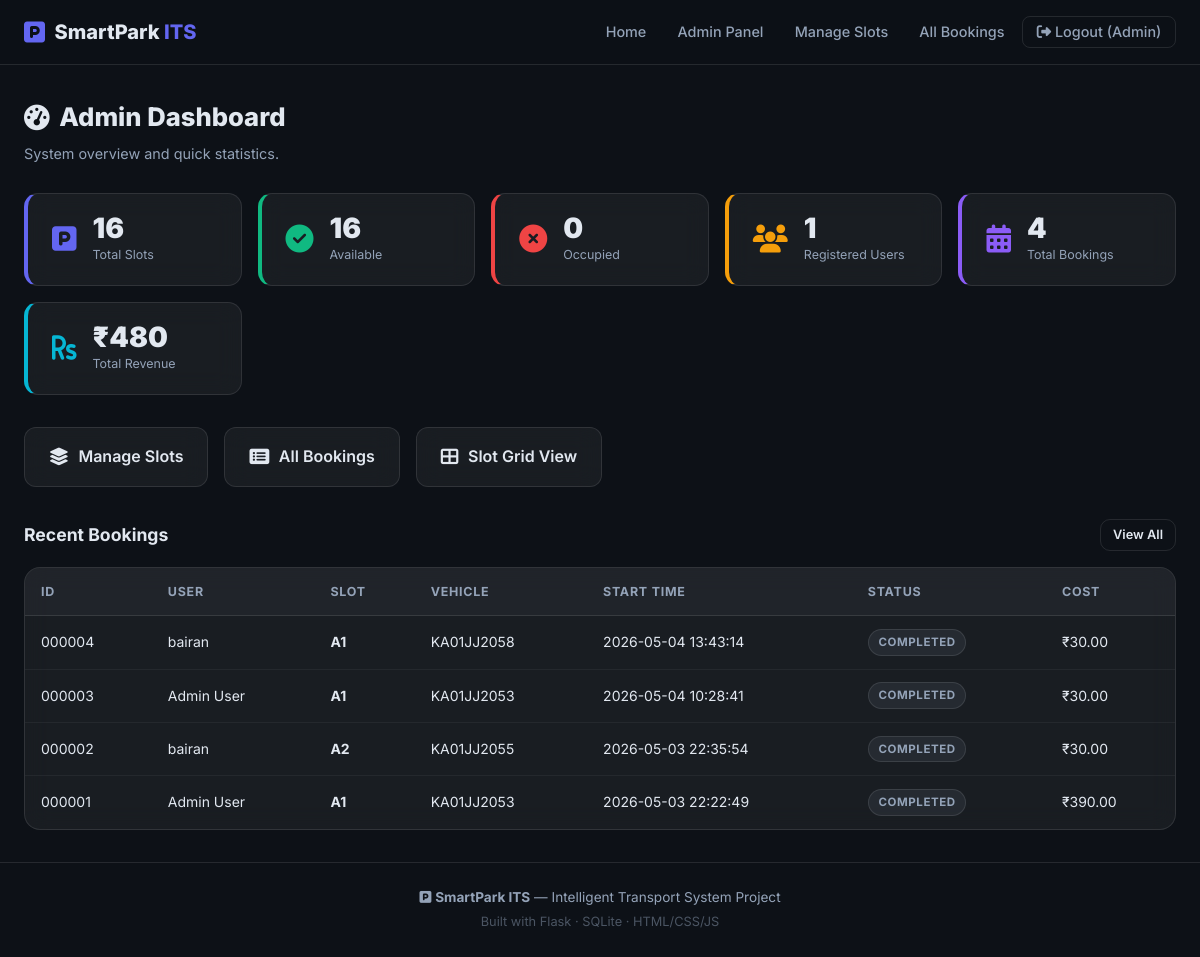
The page /admin (signed in) on the database its author committed.
### tables this page shows
CREATE TABLE users (
    id INTEGER PRIMARY KEY AUTOINCREMENT,
    name TEXT NOT NULL,
    email TEXT UNIQUE NOT NULL,
    password TEXT NOT NULL,          -- stored as hashed password
    role TEXT NOT NULL DEFAULT 'user', -- 'user' or 'admin'
    created_at DATETIME DEFAULT CURRENT_TIMESTAMP
);

CREATE TABLE bookings (
    id INTEGER PRIMARY KEY AUTOINCREMENT,
    user_id INTEGER NOT NULL,
    slot_id INTEGER NOT NULL,
    vehicle_number TEXT NOT NULL,       -- e.g. "KA01AB1234"
    start_time DATETIME NOT NULL,       -- when the booking started
    end_time DATETIME,                  -- filled when user exits (NULL if active)
    duration_minutes INTEGER,           -- calculated on exit
    total_cost REAL,                    -- calculated on exit
    status TEXT NOT NULL DEFAULT 'active', -- 'active' or 'completed'
    FOREIGN KEY (user_id) REFERENCES users(id),
    FOREIGN KEY (slot_id) REFERENCES parking_slots(id)
);

CREATE TABLE parking_slots (
    id INTEGER PRIMARY KEY AUTOINCREMENT,
    slot_number TEXT UNIQUE NOT NULL,  -- e.g. "A1", "B3"
    location TEXT NOT NULL,            -- e.g. "Block A - Ground Floor"
    status TEXT NOT NULL DEFAULT 'available',  -- 'available' or 'occupied'
    vehicle_type TEXT NOT NULL DEFAULT 'car',  -- 'car', 'bike', 'truck'
    rate_per_hour REAL NOT NULL DEFAULT 30.0   -- cost in â‚¹ per hour
);

### app.py (the view)
@app.route('/admin')
@login_required
@admin_required
def admin_dashboard():
    conn = get_db()
    total_slots  = conn.execute("SELECT COUNT(*) FROM parking_slots").fetchone()[0]
    avail_slots  = conn.execute("SELECT COUNT(*) FROM parking_slots WHERE status='available'").fetchone()[0]
    total_users  = conn.execute("SELECT COUNT(*) FROM users WHERE role='user'").fetchone()[0]
    total_books  = conn.execute("SELECT COUNT(*) FROM bookings").fetchone()[0]
    active_books = conn.execute("SELECT COUNT(*) FROM bookings WHERE status='active'").fetchone()[0]
    revenue      = conn.execute("SELECT SUM(total_cost) FROM bookings WHERE status='completed'").fetchone()[0] or 0.0
    recent_books = conn.execute(
        """SELECT b.*, s.slot_number, u.name as user_name
           FROM bookings b
           JOIN parking_slots s ON b.slot_id = s.id
           JOIN users u ON b.user_id = u.id
           ORDER BY b.start_time DESC LIMIT 5"""
    ).fetchall()
    conn.close()
    return render_template('admin/admin_dashboard.html',
        total_slots=total_slots, avail_slots=avail_slots,
        total_users=total_users, total_books=total_books,
        active_books=active_books, revenue=revenue,
        recent_books=recent_books
    )

### app.py (called while the page is built)
def get_db():
    conn = sqlite3.connect(DATABASE)
    conn.row_factory = sqlite3.Row   # lets us access columns by name
    return conn

def login_required(f):
    from functools import wraps
    @wraps(f)
    def decorated(*args, **kwargs):
        if 'user_id' not in session:
            flash('Please log in first.', 'warning')
            return redirect(url_for('login'))
        return f(*args, **kwargs)
    return decorated

def admin_required(f):
    from functools import wraps
    @wraps(f)
    def decorated(*args, **kwargs):
        if session.get('role') != 'admin':
            flash('Admin access required.', 'danger')
            return redirect(url_for('dashboard'))
        return f(*args, **kwargs)
    return decorated

### templates/admin/admin_dashboard.html (shortened to what this page needs)
{% extends 'base.html' %}
{% block content %}
<section class="dashboard-section">
    <div class="page-header">
        <div>
            <h1><i class="fas fa-tachometer-alt"></i> Admin Dashboard</h1>
            <p>System overview and quick statistics.</p>
        </div>
    </div>
    <div class="admin-stats-grid">
        <div class="astat-card glass" style="border-left: 4px solid #6366f1">
            <div class="astat-icon" style="color:#6366f1"><i class="fas fa-parking"></i></div>
            <div class="astat-info">
                <div class="astat-num">{{ total_slots }}</div>
                <div class="astat-label">Total Slots</div>
            </div>
        </div>
        <div class="astat-card glass" style="border-left: 4px solid #10b981">
            <div class="astat-icon" style="color:#10b981"><i class="fas fa-check-circle"></i></div>
            <div class="astat-info">
                <div class="astat-num">{{ avail_slots }}</div>
                <div class="astat-label">Available</div>
            </div>
        </div>
        <div class="astat-card glass" style="border-left: 4px solid #ef4444">
            <div class="astat-icon" style="color:#ef4444"><i class="fas fa-times-circle"></i></div>
            <div class="astat-info">
                <div class="astat-num">{{ total_slots - avail_slots }}</div>
                <div class="astat-label">Occupied</div>
            </div>
        </div>
        <div class="astat-card glass" style="border-left: 4px solid #f59e0b">
            <div class="astat-icon" style="color:#f59e0b"><i class="fas fa-users"></i></div>
            <div class="astat-info">
                <div class="astat-num">{{ total_users }}</div>
                <div class="astat-label">Registered Users</div>
            </div>
        </div>
        <div class="astat-card glass" style="border-left: 4px solid #8b5cf6">
            <div class="astat-icon" style="color:#8b5cf6"><i class="fas fa-calendar-alt"></i></div>
            <div class="astat-info">
                <div class="astat-num">{{ total_books }}</div>
                <div class="astat-label">Total Bookings</div>
            </div>
        </div>
        <div class="astat-card glass" style="border-left: 4px solid #06b6d4">
            <div class="astat-icon" style="color:#06b6d4"><i class="fas fa-rupee-sign"></i></div>
            <div class="astat-info">
                <div class="astat-num">₹{{ '%.0f'|format(revenue) }}</div>
                <div class="astat-label">Total Revenue</div>
            </div>
        </div>
    </div>
    <div class="admin-quick-links">
        <a href="{{ url_for('manage_slots') }}" class="qlink glass">
            <i class="fas fa-layer-group"></i>
            <span>Manage Slots</span>
        </a>
        <a href="{{ url_for('all_bookings') }}" class="qlink glass">
            <i class="fas fa-list-alt"></i>
            <span>All Bookings</span>
        </a>
        <a href="{{ url_for('dashboard') }}" class="qlink glass">
            <i class="fas fa-th-large"></i>
            <span>Slot Grid View</span>
        </a>
    </div>
    <div class="admin-section-header">
        <h2>Recent Bookings</h2>
        <a href="{{ url_for('all_bookings') }}" class="btn btn-outline btn-sm">View All</a>
    </div>
    {% if recent_books %}
    <div class="table-wrapper glass">
        <table class="data-table">
            <thead>
                <tr>
                    <th>ID</th>
                    <th>User</th>
                    <th>Slot</th>
                    <th>Vehicle</th>
                    <th>Start Time</th>
                    <th>Status</th>
                    <th>Cost</th>
                </tr>
            </thead>
            <tbody>
                {% for b in recent_books %}
                <tr>
                    <td>{{ '%06d'|format(b['id']) }}</td>
                    <td>{{ b['user_name'] }}</td>
                    <td><strong>{{ b['slot_number'] }}</strong></td>
                    <td>{{ b['vehicle_number'] }}</td>
                    <td>{{ b['start_time'] }}</td>
                    <td>
                        <span class="badge badge-{{ b['status'] }}">{{ b['status']|capitalize }}</span>
                    </td>
                    <td>
                        {% if b['total_cost'] %}₹{{ '%.2f'|format(b['total_cost']) }}{% else %}—{% endif %}
                    </td>
                </tr>
                {% endfor %}
            </tbody>
        </table>
    </div>
    {% else %}
    <div class="empty-state">
        <i class="fas fa-inbox empty-icon"></i>
        <h3>No Bookings Yet</h3>
        <p>Bookings will appear here once users start parking.</p>
    </div>
    {% endif %}
</section>
{% endblock %}

### templates/base.html (shortened to what this page needs)
<!DOCTYPE html>
<html lang="en">
<head>
    <link rel="stylesheet" href="https://cdnjs.cloudflare.com/ajax/libs/font-awesome/6.5.0/css/all.min.css">
    <link rel="stylesheet" href="{{ url_for('static', filename='css/style.css') }}">
</head>
<body>
<nav class="navbar">
    <div class="nav-container">
        <a href="{{ url_for('index') }}" class="nav-brand">
            <i class="fas fa-parking nav-logo-icon"></i>
            <span>SmartPark <span class="brand-accent">ITS</span></span>
        </a>
        <ul class="nav-links">
            <li><a href="{{ url_for('index') }}" class="nav-link">Home</a></li>
            {% if session.get('user_id') %}
                {% if session.get('role') == 'admin' %}
                    <li><a href="{{ url_for('admin_dashboard') }}" class="nav-link">Admin Panel</a></li>
                    <li><a href="{{ url_for('manage_slots') }}" class="nav-link">Manage Slots</a></li>
                    <li><a href="{{ url_for('all_bookings') }}" class="nav-link">All Bookings</a></li>
                {% else %}
                    <li><a href="{{ url_for('dashboard') }}" class="nav-link">Dashboard</a></li>
                    <li><a href="{{ url_for('my_bookings') }}" class="nav-link">My Bookings</a></li>
                {% endif %}
                <li>
                    <a href="{{ url_for('logout') }}" class="nav-link btn-nav-logout">
                        <i class="fas fa-sign-out-alt"></i> Logout ({{ session.get('name', '').split()[0] }})
                    </a>
                </li>
            {% else %}
                <li><a href="{{ url_for('login') }}" class="nav-link">Login</a></li>
                <li><a href="{{ url_for('register') }}" class="nav-link btn-nav-register">Sign Up</a></li>
            {% endif %}
        </ul>
    </div>
</nav>
<main class="main-content">
    {% block content %}{% endblock %}
</main>
<footer class="footer">
    <div class="footer-inner">
        <p>
            <i class="fas fa-parking"></i>
            <strong>SmartPark ITS</strong> — Intelligent Transport System Project
        </p>
        <p class="footer-sub">Built with Flask · SQLite · HTML/CSS/JS</p>
    </div>
</footer>
</body>
</html>

### static/css/style.css (style rules this page uses)
:root { --bg: #0d1117; --bg2: #161b22; --bg3: #1f2937; --card: rgba(255,255,255,0.05); --border: rgba(255,255,255,0.1); --text: #e2e8f0; --text-muted: #94a3b8; --primary: #6366f1; --primary-h: #4f46e5; --green: #10b981; --red: #ef4444; --yellow: #f59e0b; --cyan: #06b6d4; --radius: 12px; --shadow: 0 4px 24px rgba(0,0,0,0.4); --transition: 0.25s ease; }
*,*::before,*::after { box-sizing:border-box;margin:0;padding:0 }
html { scroll-behavior:smooth }
body { font-family:'Inter',sans-serif;background:var(--bg);color:var(--text);min-height:100vh;line-height:1.6 }
a { color:var(--primary);text-decoration:none }
ul { list-style:none }
.glass { background:var(--card); border:1px solid var(--border); backdrop-filter:blur(12px); -webkit-backdrop-filter:blur(12px); }
.navbar { position:sticky;top:0;z-index:100;background:rgba(13,17,23,0.85);border-bottom:1px solid var(--border);backdrop-filter:blur(16px) }
.nav-container { max-width:1200px;margin:0 auto;padding:0 1.5rem;display:flex;align-items:center;justify-content:space-between;height:64px }
.nav-brand { display:flex;align-items:center;gap:.6rem;font-size:1.25rem;font-weight:800;color:var(--text);text-decoration:none }
.nav-logo-icon { color:var(--primary);font-size:1.5rem }
.brand-accent { color:var(--primary) }
.nav-links { display:flex;align-items:center;gap:.25rem }
.nav-link { padding:.4rem .85rem;border-radius:8px;color:var(--text-muted);font-size:.9rem;font-weight:500;transition:var(--transition) }
.btn-nav-logout { border:1px solid var(--border);border-radius:8px }
.main-content { min-height:calc(100vh - 64px - 80px) }
.footer { text-align:center;padding:1.5rem;border-top:1px solid var(--border);color:var(--text-muted);font-size:.85rem }
.footer-sub { color:#4b5563;margin-top:.25rem;font-size:.8rem }
.btn { display:inline-flex;align-items:center;gap:.5rem;padding:.55rem 1.2rem;border-radius:10px;font-size:.9rem;font-weight:600;border:none;cursor:pointer;transition:var(--transition);text-decoration:none }
.btn-outline { background:transparent;color:var(--text);border:1px solid var(--border) }
.btn-sm { padding:.3rem .75rem;font-size:.8rem }
.dashboard-section { max-width:1200px;margin:0 auto;padding:2rem 1.5rem }
.page-header { display:flex;align-items:flex-start;justify-content:space-between;flex-wrap:wrap;gap:1rem;margin-bottom:1.75rem }
.page-header h1 { font-size:1.6rem;font-weight:800;display:flex;align-items:center;gap:.6rem }
.page-header p { color:var(--text-muted);font-size:.9rem;margin-top:.25rem }
.badge { display:inline-flex;align-items:center;padding:.2rem .6rem;border-radius:999px;font-size:.72rem;font-weight:700;text-transform:uppercase;letter-spacing:.05em }
.badge-occupied,.badge-completed { background:rgba(239,68,68,.15);color:var(--red);border:1px solid rgba(239,68,68,.3) }
.badge-completed { background:rgba(148,163,184,.1);color:var(--text-muted);border-color:var(--border) }
.table-wrapper { border-radius:16px;overflow-x:auto }
.data-table { width:100%;border-collapse:collapse;font-size:.875rem }
.data-table th { padding:.85rem 1rem;text-align:left;font-size:.78rem;font-weight:700;color:var(--text-muted);text-transform:uppercase;letter-spacing:.06em;border-bottom:1px solid var(--border);white-space:nowrap;background:rgba(255,255,255,.03) }
.data-table td { padding:.8rem 1rem;border-bottom:1px solid rgba(255,255,255,.05);white-space:nowrap }
.data-table tr:last-child td { border-bottom:none }
.admin-stats-grid { display:grid;grid-template-columns:repeat(auto-fit,minmax(180px,1fr));gap:1rem;margin-bottom:2rem }
.astat-card { border-radius:14px;padding:1.25rem 1.5rem;display:flex;align-items:center;gap:1rem }
.astat-icon { font-size:1.75rem }
.astat-num { font-size:1.75rem;font-weight:900;line-height:1 }
.astat-label { font-size:.78rem;color:var(--text-muted);margin-top:.2rem }
.admin-quick-links { display:flex;gap:1rem;flex-wrap:wrap;margin-bottom:2rem }
.qlink { display:flex;align-items:center;gap:.6rem;padding:1rem 1.5rem;border-radius:12px;font-weight:600;color:var(--text);transition:var(--transition) }
.qlink i { font-size:1.1rem }
.admin-section-header { display:flex;align-items:center;justify-content:space-between;margin-bottom:1rem }
.admin-section-header h2 { font-size:1.1rem;font-weight:700 }

### rows shown on the page
users: get "Admin"
bookings: id "000004", user_name "bairan", slot_number "A1", vehicle_number "KA01JJ2058", start_time "2026-05-04 13:43:14", status "COMPLETED", total_cost "30.00"
bookings: id "000003", user_name "Admin User", slot_number "A1", vehicle_number "KA01JJ2053", start_time "2026-05-04 10:28:41", status "COMPLETED", total_cost "30.00"
bookings: id "000002", user_name "bairan", slot_number "A2", vehicle_number "KA01JJ2055", start_time "2026-05-03 22:35:54", status "COMPLETED", total_cost "30.00"
bookings: id "000001", user_name "Admin User", slot_number "A1", vehicle_number "KA01JJ2053", start_time "2026-05-03 22:22:49", status "COMPLETED", total_cost "390.00"

### other values the page prints
{{ total_slots }} "16"
{{ avail_slots }} "16"
{{ total_slots - avail_slots }} "0"
{{ total_users }} "1"
{{ total_books }} "4"
{{ '%.0f'|format(revenue) }} "480"
